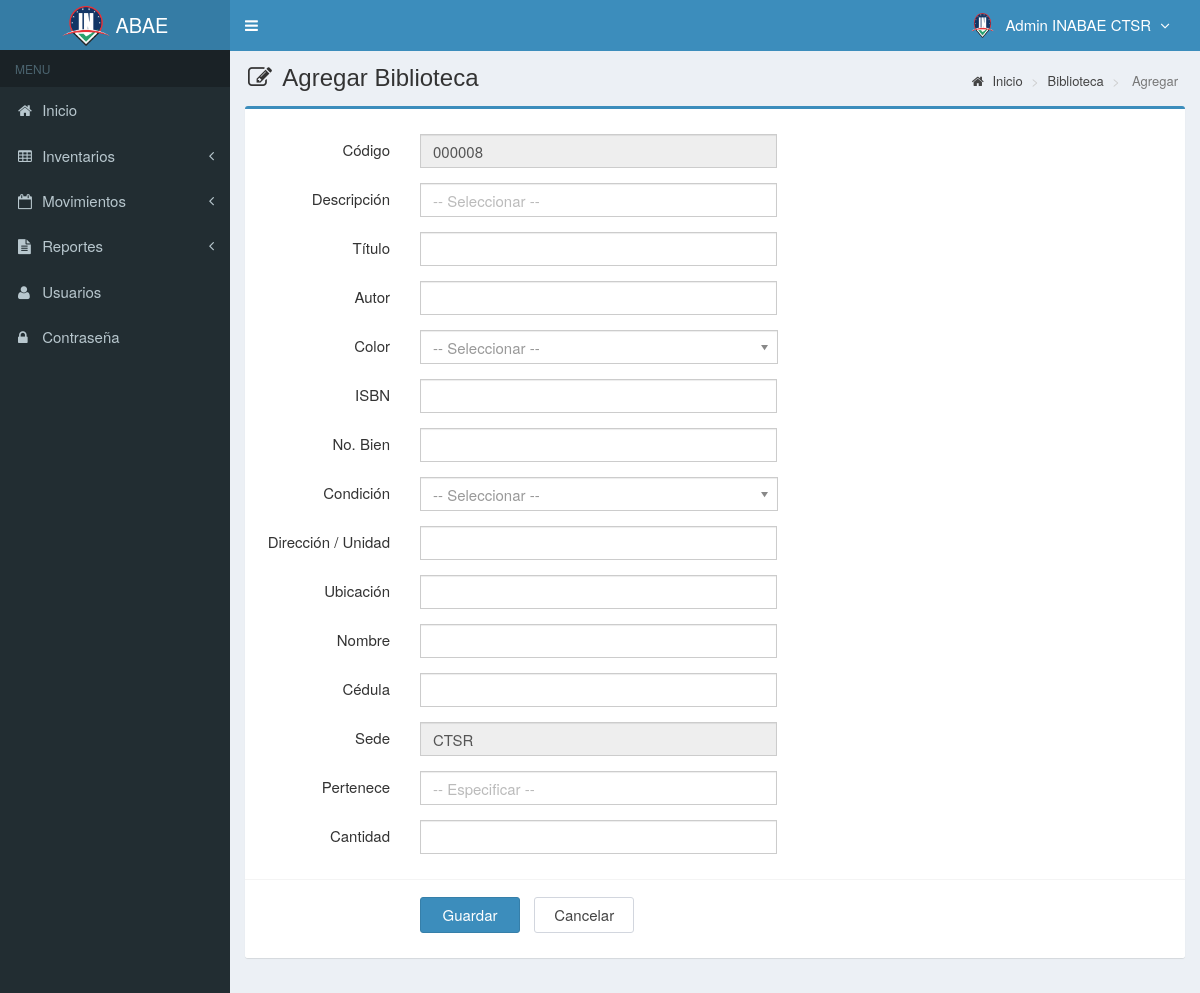
The page /main.php?module=form_biblioteca&form=add (signed in) on the database as committed earlier.
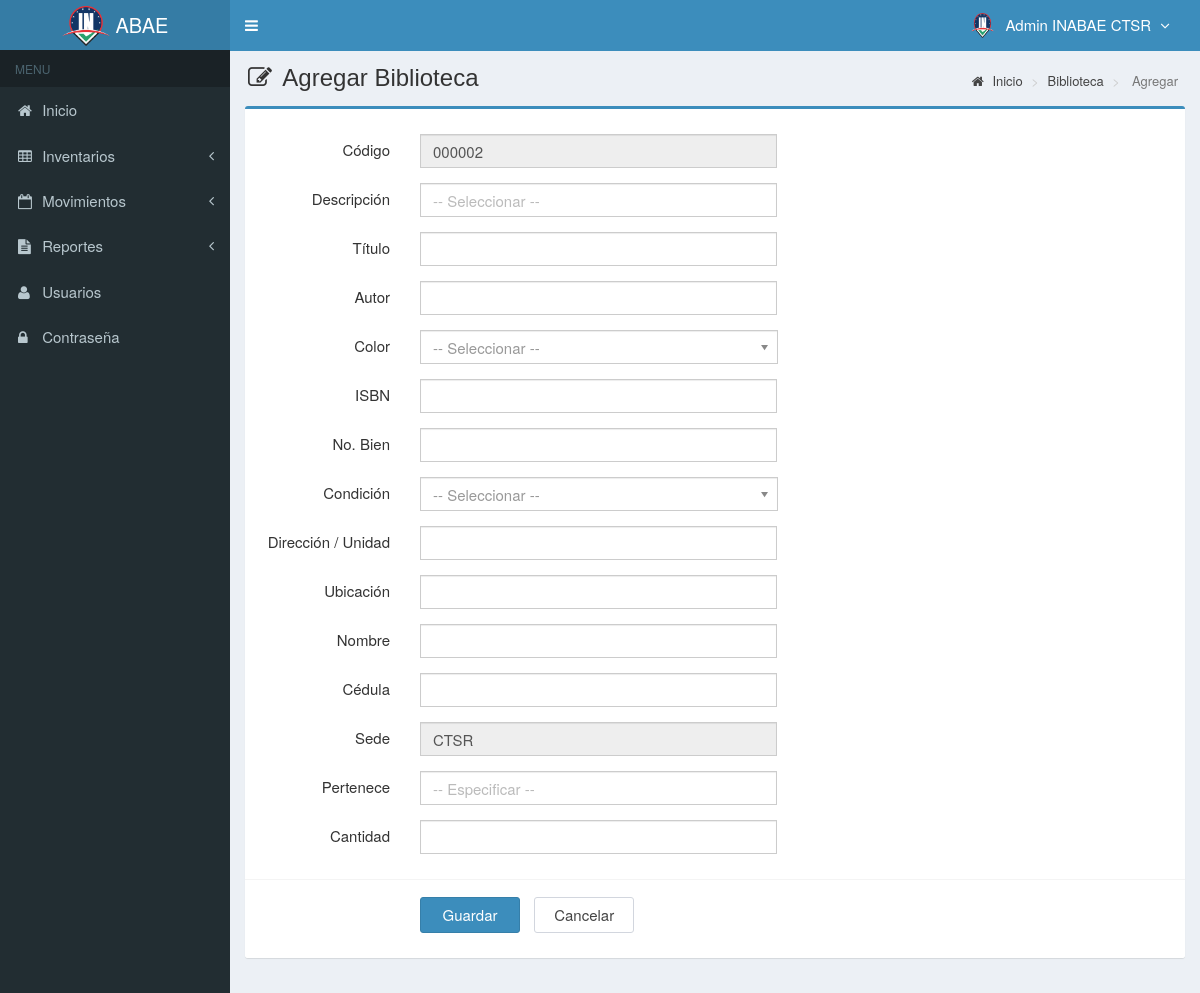
The same page on the database as committed later.
### tables this page shows
CREATE TABLE `biblioteca` (
  `codigo` varchar(10) NOT NULL,
  `isbn` varchar(30) NOT NULL,
  `descripcion` varchar(300) DEFAULT 'DESCRIPCION_DEFAULT',
  `titulo` varchar(300) DEFAULT NULL,
  `autor` varchar(300) DEFAULT NULL,
  `editorial` varchar(300) DEFAULT NULL,
  `cantidad` int(11) DEFAULT NULL,
  `bienesN` varchar(20) DEFAULT NULL,
  `responsable` varchar(300) DEFAULT NULL,
  `cedula` varchar(15) DEFAULT NULL,
  `sede` varchar(300) NOT NULL,
  `color` varchar(20) DEFAULT NULL,
  `condicion` varchar(300) DEFAULT NULL,
  `ubicacion` varchar(30) DEFAULT NULL,
  `created_user` int(11) DEFAULT NULL,
  `updated_user` int(30) DEFAULT NULL,
  `created_date` timestamp NULL DEFAULT NULL,
  `updated_date` timestamp NULL DEFAULT NULL,
  `estado` enum('chequeado','nochequeado') DEFAULT 'chequeado',
  `categoria` varchar(300) DEFAULT NULL,
  `unidad` varchar(100) NOT NULL DEFAULT 'N/A',
  `pertenece` varchar(50) NOT NULL DEFAULT 'PERTENECE_DEFAULT',
  `tipo` varchar(100) NOT NULL DEFAULT 'TIPO'
);

### modules/biblioteca/form.php (the view, shortened to what the changed rows need)
<?php
if ($_GET['form']=='add') { ?>
  <section class="content-header">
    <h1>
      <i class="fa fa-edit icon-title"></i> Agregar Biblioteca
    </h1>
    <ol class="breadcrumb">
      <li><a href="?module=start"><i class="fa fa-home"></i> Inicio </a></li>
      <li><a href="?module=biblioteca"> Biblioteca </a></li>
      <li class="active"> Agregar </li>
    </ol>
  </section>
  <section class="content">
    <div class="row">
      <div class="col-md-12">
        <div class="box box-primary">
          <form role="form" class="form-horizontal" action="modules/biblioteca/proses.php?act=insert" method="POST">
            <div class="box-body">
              <?php
              $sede = $_SESSION['sede'];
              $query_id = mysqli_query($mysqli, "SELECT codigo FROM biblioteca
                                                ORDER BY codigo DESC LIMIT 1")
                or die('error ' . mysqli_error($mysqli));
              $count = mysqli_num_rows($query_id);
              if ($count <> 0) {
                $data_id = mysqli_fetch_assoc($query_id);
                $codigo = $data_id['codigo'] + 1;
              } else {
                $codigo = 1;
              }
              $buat_id   = str_pad($codigo, 6, "0", STR_PAD_LEFT);
              $codigo = "$buat_id";
              ?>
              <div class="form-group">
                <label class="col-sm-2 control-label">Código </label>
                <div class="col-sm-5">
                  <input type="tet"  class="form-control" name="codigo" value="<?php echo $codigo; ?>" readonly required>
                </div>
              </div>
              <div class="form-group">
                <label class="col-sm-2 control-label">Descripción</label>
                <div class="col-sm-5">
                <input class="form-control" list="datalistOptions" name="tipo" id="exampleDataList" placeholder="-- Seleccionar --" required>
               </div>
             </div>
              <div class="form-group">
                <label class="col-sm-2 control-label">Título</label>
                <div class="col-sm-5">
                  <input type="text" class="form-control" name="titulo" autocomplete="off" required>
                </div>
              </div>
              <div class="form-group">
                <label class="col-sm-2 control-label">Autor</label>
                <div class="col-sm-5">
                  <input type="text" class="form-control" name="autor" autocomplete="off" required>
                </div>
              </div>
              <div class="form-group">
                <label class="col-sm-2 control-label">Color</label>
                <div class="col-sm-5">
                </div>
              </div>
              <div class="form-group">
                <label class="col-sm-2 control-label">ISBN</label>
                <div class="col-sm-5">
                  <input type="text" class="form-control" name="isbn" autocomplete="off" required>
                </div>
              </div>
              <div class="form-group">
                <label class="col-sm-2 control-label">No. Bien</label>
                <div class="col-sm-5">
                  <input type="text" class="form-control" name="bienesN" autocomplete="off" required>
                </div>
              </div>
              <div class="form-group">
                <label class="col-sm-2 control-label">Condición</label>
                <div class="col-sm-5">
                </div>
              </div>
              <div class="form-group">
                <label class="col-sm-2 control-label">Dirección / Unidad</label>
                <div class="col-sm-5">
                  <input type="text" class="form-control" name="unidad" autocomplete="off" required>
                </div>
              </div>
              <div class="form-group">
                <label class="col-sm-2 control-label">Ubicación</label>
                <div class="col-sm-5">
                  <input type="text" class="form-control" name="ubicacion" autocomplete="off" required>
                </div>
              </div>
              <div class="form-group">
                <label class="col-sm-2 control-label">Nombre</label>
                <div class="col-sm-5">
                  <input type="text" class="form-control" name="responsable" autocomplete="off" required>
                </div>
              </div>
              <div class="form-group">
                <label class="col-sm-2 control-label">Cédula</label>
                <div class="col-sm-5">
                  <input type="text" class="form-control" name="cedula" onkeypress="return validaNumericos(event)" onpaste="return false" autocomplete="off" required>
                </div>
              </div>
              <div class="form-group">
                <label class="col-sm-2 control-label">Sede</label>
                <div class="col-sm-5">
                  <input type="text" class="form-control" name="sede" value="<?php echo $sede; ?>" autocomplete="off" readonly>
                </div>
              </div>
              <div class="form-group" >
                <label class="col-sm-2 control-label">Pertenece</label>
                <div class="col-sm-5">
                <input class="form-control" list="item" type="text" placeholder="-- Especificar --" name="pertenece" autocomplete="off" required>
                </div>
              </div>
              <div class="form-group">
                <label class="col-sm-2 control-label">Cantidad</label>
                <div class="col-sm-5">
                  <input type="text" class="form-control" name="cantidad" onkeypress='return validaNumericos(event)' onpaste="return false" autocomplete="off" required>
                </div>
               </div>
              </div>
            <div class="box-footer">
              <div class="form-group">
                <div class="col-sm-offset-2 col-sm-10">
                  <input type="submit" class="btn btn-primary btn-submit" name="Guardar" value="Guardar">
                  <a href="?module=biblioteca" class="btn btn-default btn-reset">Cancelar</a>
                </div>
              </div>
            </div>
          </form>
        </div>
      </div>
    </div>
  </section>
<?php
}
?>

Rows that differ between the two databases and show on the page:
removed biblioteca: codigo "000008"
added biblioteca: codigo "000002"
